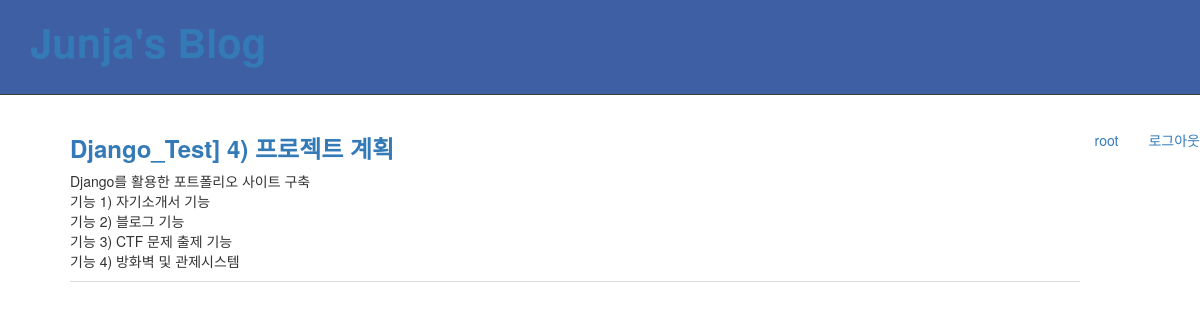
The app's page /post/4/ (signed in) with its own data.
### blog/models.py (models this page shows, shortened)
class Post(models.Model):
        author = models.ForeignKey(settings.AUTH_USER_MODEL)
        title = models.CharField(max_length=100)
        content = models.TextField(blank=True)
        created_date = models.DateTimeField(auto_now_add=True)
        published_date = models.DateTimeField(blank=True, null=True)

### blog/views.py (the view)
# urls.py: url(r'^post/(?P<pk>\d+)/', post_detail),
def post_detail(request, pk):
    post = Post.objects.get(pk=pk)
    context = {
        'post': post
    }
    return render(request, 'blog/post_detail.html', context)

### templates/blog/post_detail.html
{% extends 'base.html' %}
{% block content %}
    <div class="container">
        <ul class="list">
            <li class="item">
                <h3><a href="">{{ post.title }}</a></h3>
                <div class="content">{{ post.content|linebreaksbr }}</div>
            </li>
        </ul>
    </div>
{% endblock %}

### templates/base.html (shortened to what this page needs)
{% load static %}
<!doctype html>
<html lang="en">
<head>
    <link rel="stylesheet" href="{% static 'bootstrap/css/bootstrap.css' %}">
    <link rel="stylesheet" href="{% static 'css/blog.css' %}">
</head>
<body>
    <div class="header">
		<h1><a href="/">Junja's Blog</a></h1>
	</div>
<ul class="nav navbar-nav navbar-right">
  	{% if user.is_active %}
  	<li><a href="">{{user.username}}</a></li>
  	<li><a href="{% url 'common:logout' %}">로그아웃</a></li>
  	{% else %}
  	<li><a href="{% url 'common:login' %}"> 로그인</a></li>
	 {% endif %}
</ul>
    {% block content %}
    {% endblock %}
</body>
</html>

### static/css/blog.css (style rules this page uses)
.header { background-color: #3F5FA5; color: white; padding: 20px 30px; border-bottom: 1px solid #3D3D3D; margin-bottom: 20px; }
.header h1 { font-size: 40px; font-weight: bolder; margin: 0; margin-bottom: 10px; padding: 0; }
.item { overflow: hidden; padding-bottom: 10px; border-bottom: 1px solid #ddd; }
.item h3 { font-weight: bolder; }

### records on screen
Post: title "Django_Test] 4) 프로젝트 계획", content "Django를 활용한 포트폴리오 사이트 구축 기능 1) 자기소개서 기능 기능 2) 블로그 기능 기능 3) CTF 문제 출제 기능 기능 4) 방화벽 및 관제시스템"

### other values on screen
{{ user.username }} "root"
